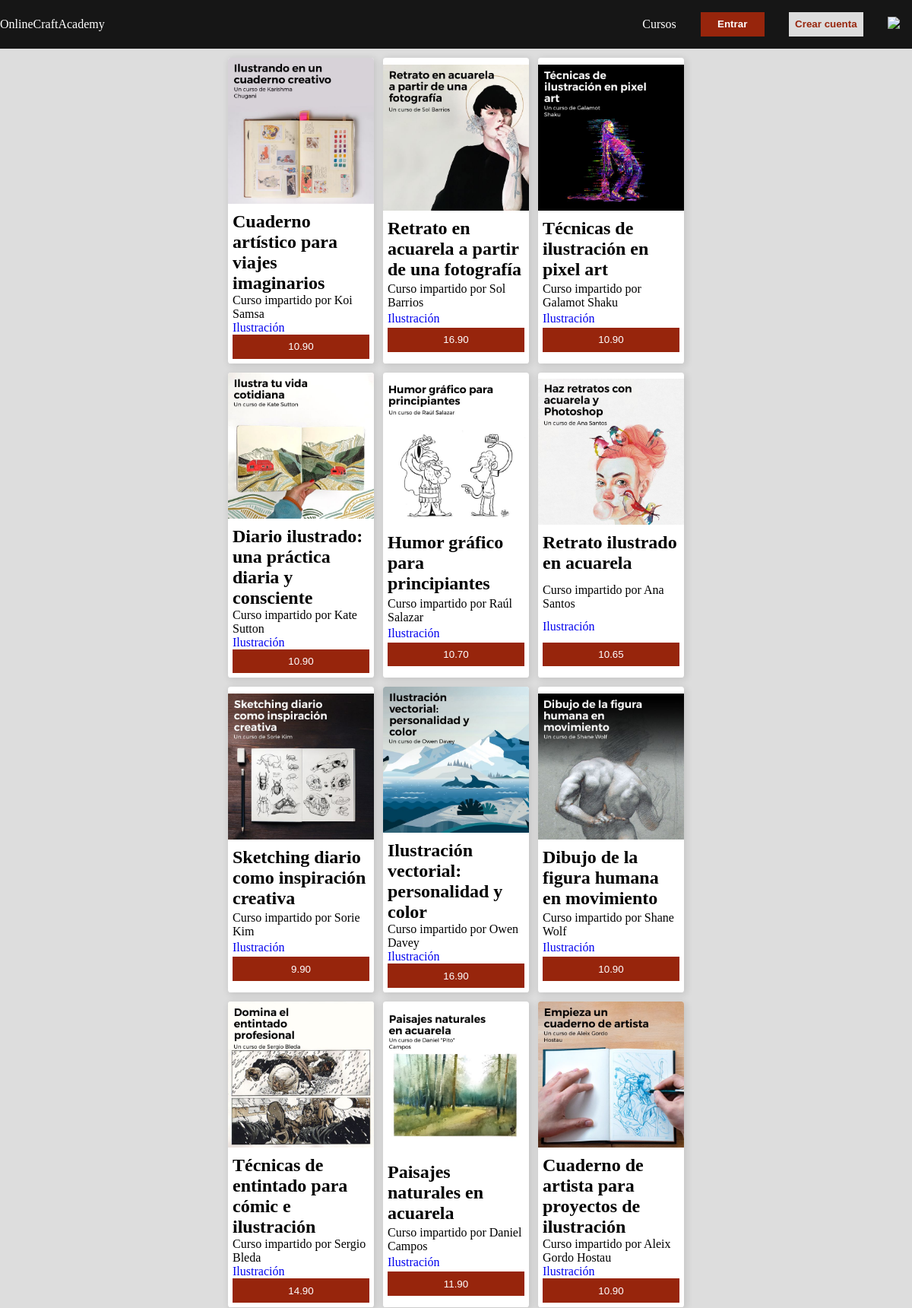
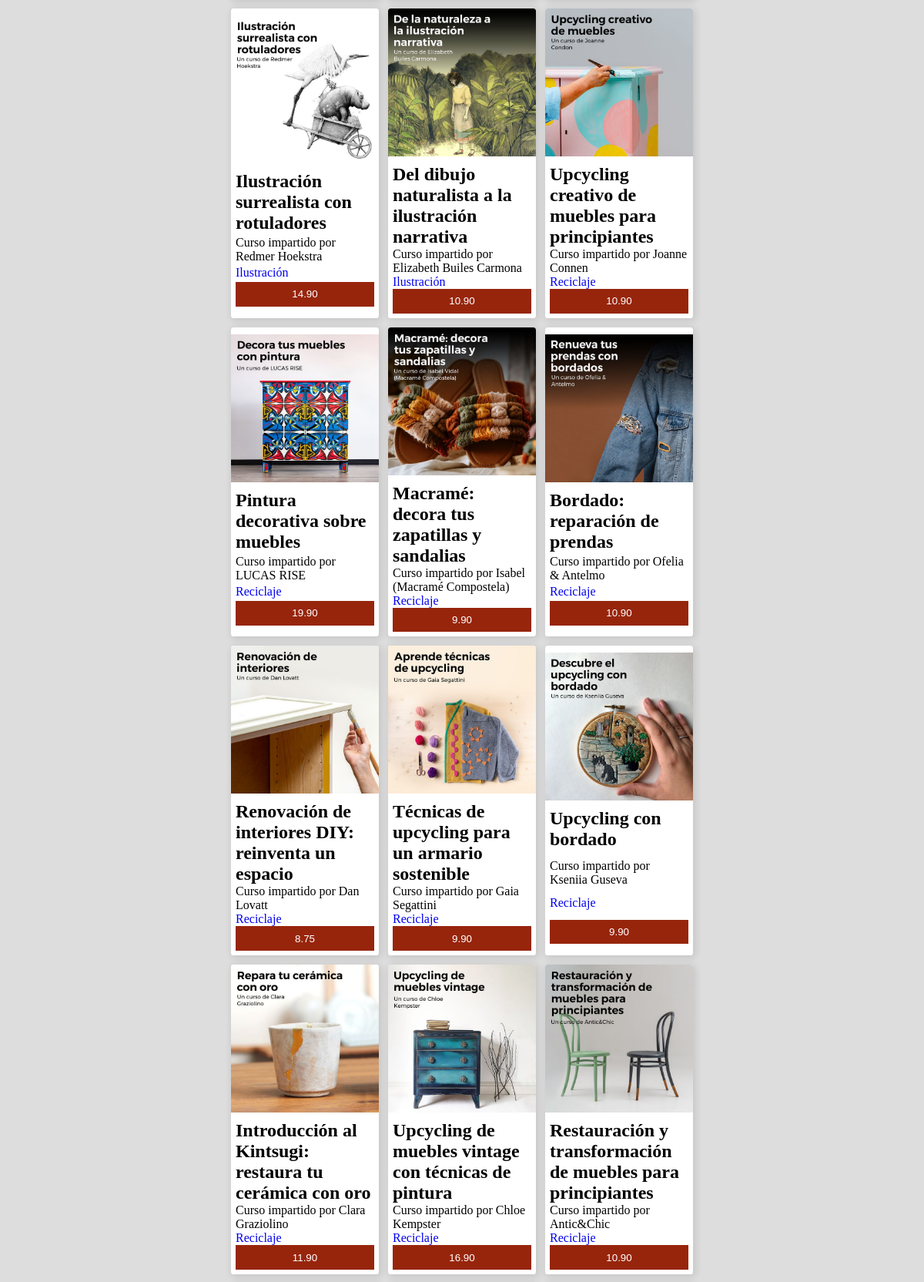
/php/showCategory.php?value=All (upper part), run on the app's committed database (2 pictures, top to bottom).
### tables this page shows
CREATE TABLE Courses(
	courseID integer NOT NULL AUTO_INCREMENT,
    title varchar (500) NOT NULL,
	teacher varchar (255) NOT NULL,
    courseDes  TEXT NOT NULL,
    rate double,
    category varchar (255) NOT NULL,
    imgName  varchar (255),
    price double NOT NULL,
    PRIMARY KEY (courseID)
);

### php/showCategory.php (the view, shortened to what this page needs)
<?php
include_once 'header2.php'
?>
<div class ='products__container'>
<?php
require 'connection.php';
$category = $_GET["value"];
$sql = "";
if ($category == "All") {
    $sql = "SELECT * FROM Courses";
} else {
    $sql = "SELECT * FROM Courses where category = '$category'";
}
$result = mysqli_query($connection, $sql) or die("Ups there was a conecction problem :S");
if ($result->num_rows > 0) {
    while ($row = $result->fetch_assoc()) {
        echo "<form action='getProduct.php' method='post' class ='product__card'>";
        echo "<a href=''><img src='../img/" .$row["imgName"] ."' /></a>";
        echo "<div class ='product__card__info'>";
        echo "<h2>". $row["title"] ."</h2>";
        echo "<span> Curso impartido por " . $row["teacher"] . "</span> ";
        echo "<a href='php/showCategory.php?value=". $row["category"] ."'>". $row["category"] ."</a>";
        echo "<input type='submit' value='". number_format((float)$row["price"],2, '.','') ."' class='basic__button button-dark''/>";
        echo "</div>";
        echo "</form>";
    }
} else {
    echo "0 results";
}
?>
</div>
<?php
include_once 'footer2.php'
?>

### php/header2.php (shortened to what this page needs)
<!DOCTYPE html>
<html lang="en">
<head>
    <link rel="stylesheet" href="../css/main.css">
</head>
<body>
    <nav>
        <div class="nav">
            <div id="navName">
                <a href="../index.php"><span id="nav-name">OnlineCraftAcademy</span></a>
            </div>
            <ul class="nav__list" id="nav-list">
                <li class="nav__item " id="nav-category">
                    <a href="php/showCategory.php?value=All">Cursos</a>
                </li>
                <li class="nav__item" id="nav-experience">
                    <a href="../login_form.php" id="login"><button class="button-dark basic__button">Entrar</button></a>
                </li>
                <li class="nav__item " id="nav-experience">
                    <a href="../signup_form.php" id="login"><button class="button-light basic__button">Crear cuenta</button></a>
                </li>
                <li class="nav__item " id="nav-shopping-cart">
                    <a href="../shopping_cart.php" id="shopping-cart"><img id="nav-shopping-cart-img"src="https://img.icons8.com/external-kiranshastry-gradient-kiranshastry/64/000000/external-shopping-cart-miscellaneous-kiranshastry-gradient-kiranshastry.png" /></a>
                </li>
            </ul>
        </div>
    </nav>
    <main>

### php/footer2.php (shortened to what this page needs)
</main>
</body>
</html>

### css/main.css (style rules this page uses)
* { margin: 0px; padding: 0px; }
img { width: 5vw; }
a { text-decoration: none; }
button { font-weight: 600; }
main, .banner .banner__column { display: -webkit-box; display: -ms-flexbox; display: flex; -webkit-box-orient: vertical; -webkit-box-direction: normal; -ms-flex-direction: column; flex-direction: column; -webkit-box-pack: start; -ms-flex-pack: start; justify-content: start; }
.product__card { display: -webkit-box; display: -ms-flexbox; display: flex; -webkit-box-orient: vertical; -webkit-box-direction: normal; -ms-flex-direction: column; flex-direction: column; -webkit-box-pack: center; -ms-flex-pack: center; justify-content: center; }
.product__card .product__card__info { display: -webkit-box; display: -ms-flexbox; display: flex; -webkit-box-orient: vertical; -webkit-box-direction: normal; -ms-flex-direction: column; flex-direction: column; -ms-flex-line-pack: distribute; align-content: space-around; -webkit-box-pack: justify; -ms-flex-pack: justify; justify-content: space-between; }
.nav, .nav .nav__list { display: -webkit-box; display: -ms-flexbox; display: flex; -webkit-box-orient: horizontal; -webkit-box-direction: normal; -ms-flex-direction: row; flex-direction: row; -webkit-box-pack: justify; -ms-flex-pack: justify; justify-content: space-between; -webkit-box-align: center; -ms-flex-align: center; align-items: center; }
.basic__button { border: none; min-width: 7vw; padding: 0.7vw; }
.product__card { width: 16vw; border-radius: 0.3vw; overflow: hidden; -webkit-box-shadow: 2px 2px 10px 1px #1616161f; box-shadow: 2px 2px 10px 1px #1616161f; }
.product__card img { width: 16vw; }
.product__card .product__card__info { min-height: 22vh; padding: 0.5vw; }
.nav { background-color: aqua; }
.nav .nav__list .nav__item { padding: 1em; list-style-type: none; }
.nav .nav__list #nav-shopping-cart-img { width: 2em; }
main { min-height: 80vh; }
.products__container { -ms-grid-row-align: center; align-self: center; width: -webkit-fit-content; width: -moz-fit-content; width: fit-content; display: -ms-grid; display: grid; -ms-grid-columns: (1fr)[3]; grid-template-columns: repeat(3, 1fr); grid-gap: 1vw; padding: 1vw; }
.footer, main { background-color: #dddddd; }
.nav { background-color: #161616; color: #fff; }
.nav a { list-style: none; color: #fff; }
.button-dark { background-color: #97250c; color: #fff; }
.button-light { color: #97250c; background-color: #dddddd; }
.product__card { background-color: #fff; }

### data on the page
courses: imgName (picture), title "Cuaderno artístico para viajes imaginarios", teacher "Koi Samsa", category "Ilustración", price "10.90"
courses: imgName (picture), title "Retrato en acuarela a partir de una fotografía", teacher "Sol Barrios", category "Ilustración", price "16.90"
courses: imgName (picture), title "Técnicas de ilustración en pixel art", teacher "Galamot Shaku", category "Ilustración", price "10.90"
courses: imgName (picture), title "Diario ilustrado: una práctica diaria y consciente", teacher "Kate Sutton", category "Ilustración", price "10.90"
courses: imgName (picture), title "Humor gráfico para principiantes", teacher "Raúl Salazar", category "Ilustración", price "10.70"
courses: imgName (picture), title "Retrato ilustrado en acuarela", teacher "Ana Santos", category "Ilustración", price "10.65"
courses: imgName (picture), title "Sketching diario como inspiración creativa", teacher "Sorie Kim", category "Ilustración", price "9.90"
courses: imgName (picture), title "Ilustración vectorial: personalidad y color", teacher "Owen Davey", category "Ilustración", price "16.90"
courses: imgName (picture), title "Dibujo de la figura humana en movimiento", teacher "Shane Wolf", category "Ilustración", price "10.90"
courses: imgName (picture), title "Técnicas de entintado para cómic e ilustración", teacher "Sergio Bleda", category "Ilustración", price "14.90"
courses: imgName (picture), title "Paisajes naturales en acuarela", teacher "Daniel Campos", category "Ilustración", price "11.90"
courses: imgName (picture), title "Cuaderno de artista para proyectos de ilustración", teacher "Aleix Gordo Hostau", category "Ilustración", price "10.90"
courses: imgName (picture), title "Ilustración surrealista con rotuladores", teacher "Redmer Hoekstra", category "Ilustración", price "14.90"
courses: imgName (picture), title "Del dibujo naturalista a la ilustración narrativa", teacher "Elizabeth Builes Carmona", category "Ilustración", price "10.90"
courses: imgName (picture), title "Upcycling creativo de muebles para principiantes", teacher "Joanne Connen", category "Reciclaje", price "10.90"
courses: imgName (picture), title "Pintura decorativa sobre muebles", teacher "LUCAS RISE", category "Reciclaje", price "19.90"
courses: imgName (picture), title "Macramé: decora tus zapatillas y sandalias", teacher "Isabel (Macramé Compostela)", category "Reciclaje", price "9.90"
courses: imgName (picture), title "Bordado: reparación de prendas", teacher "Ofelia & Antelmo", category "Reciclaje", price "10.90"
courses: imgName (picture), title "Renovación de interiores DIY: reinventa un espacio", teacher "Dan Lovatt", category "Reciclaje", price "8.75"
courses: imgName (picture), title "Técnicas de upcycling para un armario sostenible", teacher "Gaia Segattini", category "Reciclaje", price "9.90"
courses: imgName (picture), title "Upcycling con bordado", teacher "Kseniia Guseva", category "Reciclaje", price "9.90"
courses: imgName (picture), title "Introducción al Kintsugi: restaura tu cerámica con oro", teacher "Clara Graziolino", category "Reciclaje", price "11.90"
courses: imgName (picture), title "Upcycling de muebles vintage con técnicas de pintura", teacher "Chloe Kempster", category "Reciclaje", price "16.90"
courses: imgName (picture), title "Restauración y transformación de muebles para principiantes", teacher "Antic&Chic", category "Reciclaje", price "10.90"
